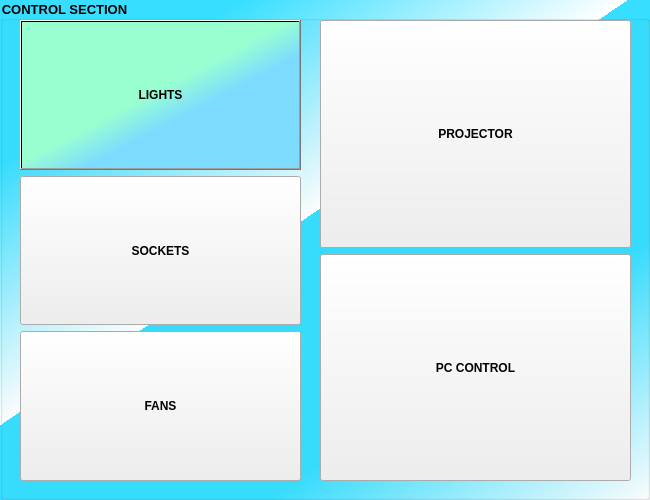
<?xml version="1.0" encoding="UTF-8"?>
<ui version="4.0">
 <class>Dialog</class>
 <widget class="QDialog" name="Dialog">
  <property name="geometry">
   <rect>
    <x>0</x>
    <y>0</y>
    <width>650</width>
    <height>500</height>
   </rect>
  </property>
  <property name="windowTitle">
   <string>Dialog</string>
  </property>
  <widget class="QLabel" name="label">
   <property name="geometry">
    <rect>
     <x>440</x>
     <y>340</y>
     <width>391</width>
     <height>71</height>
    </rect>
   </property>
   <property name="font">
    <font>
     <pointsize>25</pointsize>
     <weight>75</weight>
     <bold>true</bold>
    </font>
   </property>
   <property name="text">
    <string/>
   </property>
  </widget>
  <widget class="QGroupBox" name="groupBox">
   <property name="geometry">
    <rect>
     <x>0</x>
     <y>0</y>
     <width>650</width>
     <height>500</height>
    </rect>
   </property>
   <property name="font">
    <font>
     <pointsize>10</pointsize>
     <weight>75</weight>
     <bold>true</bold>
    </font>
   </property>
   <property name="styleSheet">
    <string notr="true">#groupBox{
background-color:qlineargradient(spread:repeat, x1:0.488, y1:0.420455, x2:1, y2:1, stop:0.492537 rgba(56, 222, 255, 255), stop:1 rgba(255, 255, 255, 255))
}</string>
   </property>
   <property name="title">
    <string>CONTROL SECTION</string>
   </property>
   <widget class="QWidget" name="verticalLayoutWidget">
    <property name="geometry">
     <rect>
      <x>20</x>
      <y>20</y>
      <width>281</width>
      <height>461</height>
     </rect>
    </property>
    <layout class="QVBoxLayout" name="verticalLayout">
     <item>
      <widget class="QPushButton" name="lbtn">
       <property name="sizePolicy">
        <sizepolicy hsizetype="Preferred" vsizetype="Preferred">
         <horstretch>0</horstretch>
         <verstretch>0</verstretch>
        </sizepolicy>
       </property>
       <property name="font">
        <font>
         <weight>75</weight>
         <bold>true</bold>
        </font>
       </property>
       <property name="styleSheet">
        <string notr="true">#lbtn{
	
	background-color: qlineargradient(spread:pad, x1:0, y1:0, x2:1, y2:1, stop:0.477612 rgba(153, 255, 209, 255), stop:0.616915 rgba(124, 219, 255, 255));
}
#lbtn:hover{
	background-color: qlineargradient(spread:repeat, x1:0.488, y1:0.420455, x2:1, y2:1, stop:0.492537 rgba(56, 222, 255, 255), stop:1 rgba(255, 255, 255, 255));
}</string>
       </property>
       <property name="text">
        <string>LIGHTS</string>
       </property>
      </widget>
     </item>
     <item>
      <widget class="QPushButton" name="sbtn">
       <property name="sizePolicy">
        <sizepolicy hsizetype="Minimum" vsizetype="Preferred">
         <horstretch>0</horstretch>
         <verstretch>0</verstretch>
        </sizepolicy>
       </property>
       <property name="font">
        <font>
         <weight>75</weight>
         <bold>true</bold>
        </font>
       </property>
       <property name="styleSheet">
        <string notr="true">#pushButton_4{
background-color:qlineargradient(spread:pad, x1:0, y1:0, x2:1, y2:1, stop:0.477612 rgba(153, 255, 209, 255), stop:0.616915 rgba(124, 219, 255, 255))
}
#pushButton_4:hover{
background:qradialgradient(spread:repeat, cx:0.5, cy:0.5, radius:0.077, fx:0.5, fy:0.5, stop:0 rgba(0, 169, 255, 147), stop:0.497326 rgba(0, 0, 0, 147), stop:1 rgba(0, 169, 255, 147));
}</string>
       </property>
       <property name="text">
        <string>SOCKETS</string>
       </property>
      </widget>
     </item>
     <item>
      <widget class="QPushButton" name="fbtn">
       <property name="sizePolicy">
        <sizepolicy hsizetype="Minimum" vsizetype="Preferred">
         <horstretch>0</horstretch>
         <verstretch>0</verstretch>
        </sizepolicy>
       </property>
       <property name="font">
        <font>
         <weight>75</weight>
         <bold>true</bold>
        </font>
       </property>
       <property name="styleSheet">
        <string notr="true">#pushButton{
background-color:qlineargradient(spread:pad, x1:0, y1:0, x2:1, y2:1, stop:0.477612 rgba(153, 255, 209, 255), stop:0.616915 rgba(124, 219, 255, 255))
}
#pushButton:hover{
background:qradialgradient(spread:repeat, cx:0.5, cy:0.5, radius:0.077, fx:0.5, fy:0.5, stop:0 rgba(0, 169, 255, 147), stop:0.497326 rgba(0, 0, 0, 147), stop:1 rgba(0, 169, 255, 147));
}</string>
       </property>
       <property name="text">
        <string>FANS</string>
       </property>
      </widget>
     </item>
    </layout>
   </widget>
   <widget class="QWidget" name="verticalLayoutWidget_2">
    <property name="geometry">
     <rect>
      <x>320</x>
      <y>20</y>
      <width>311</width>
      <height>461</height>
     </rect>
    </property>
    <layout class="QVBoxLayout" name="verticalLayout_2">
     <item>
      <widget class="QPushButton" name="pbtn">
       <property name="sizePolicy">
        <sizepolicy hsizetype="Preferred" vsizetype="Preferred">
         <horstretch>0</horstretch>
         <verstretch>0</verstretch>
        </sizepolicy>
       </property>
       <property name="font">
        <font>
         <weight>75</weight>
         <bold>true</bold>
        </font>
       </property>
       <property name="styleSheet">
        <string notr="true">#pushButton_5{
background-color:qlineargradient(spread:pad, x1:0, y1:0, x2:1, y2:1, stop:0.477612 rgba(153, 255, 209, 255), stop:0.616915 rgba(124, 219, 255, 255))
}
#pushButton_5:hover{
background:blue;
}</string>
       </property>
       <property name="text">
        <string>PROJECTOR</string>
       </property>
      </widget>
     </item>
     <item>
      <widget class="QPushButton" name="pcbtn">
       <property name="sizePolicy">
        <sizepolicy hsizetype="Preferred" vsizetype="Preferred">
         <horstretch>0</horstretch>
         <verstretch>0</verstretch>
        </sizepolicy>
       </property>
       <property name="font">
        <font>
         <weight>75</weight>
         <bold>true</bold>
        </font>
       </property>
       <property name="styleSheet">
        <string notr="true">#pushButton_3{
background-color:qlineargradient(spread:pad, x1:0, y1:0, x2:1, y2:1, stop:0.477612 rgba(153, 255, 209, 255), stop:0.616915 rgba(124, 219, 255, 255))
}
#pushButton_3:hover{
background:qradialgradient(spread:repeat, cx:0.5, cy:0.5, radius:0.077, fx:0.5, fy:0.5, stop:0 rgba(0, 169, 255, 147), stop:0.497326 rgba(0, 0, 0, 147), stop:1 rgba(0, 169, 255, 147));
}</string>
       </property>
       <property name="text">
        <string>PC CONTROL</string>
       </property>
      </widget>
     </item>
    </layout>
   </widget>
  </widget>
 </widget>
 <resources/>
 <connections/>
</ui>
